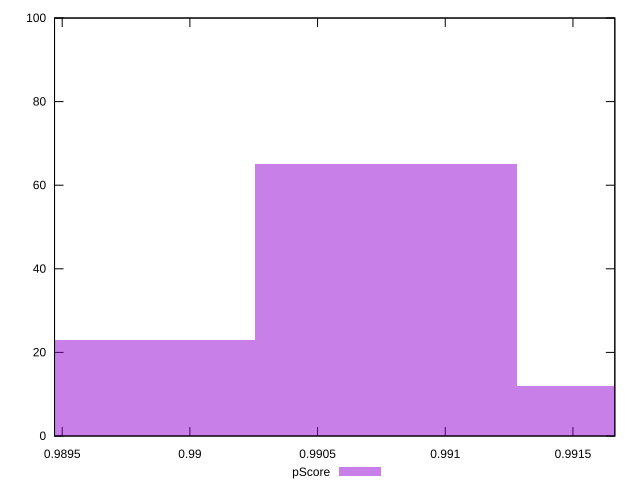

This figure's gnuplot source:
reset

$pScore <<EOF
0.9897445269270949 23
0.9907691071827129 65
0.9917936874383311 12
EOF

set key outside below
set boxwidth 0.0010245802556181106
set xrange [0.9894699434427391:0.99166399780802]
set yrange [0:100]
set trange [0:100]
set style fill transparent solid 0.5 noborder
set terminal svg size 640, 490 enhanced background rgb 'white'
set output "reports/report_00031_2021-02-24T23-18-18.084Z/largest-contentful-paint/samples/agenda/pScore/histogram.svg"

plot $pScore title "pScore" with boxes

reset
